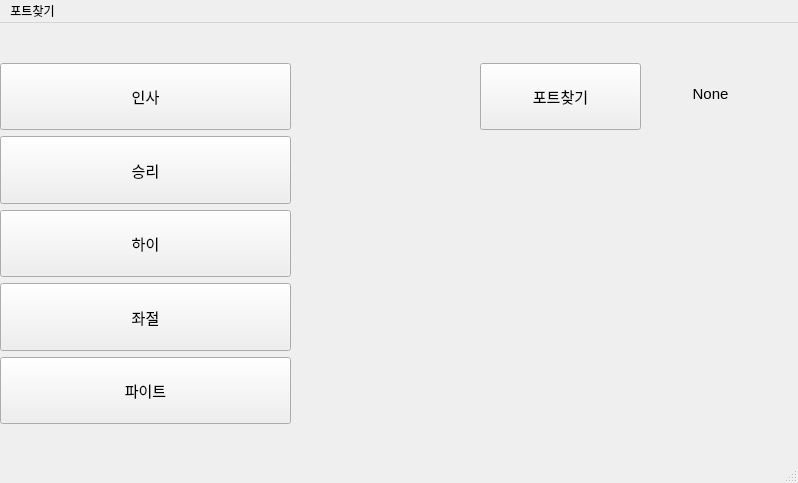
<?xml version="1.0" encoding="UTF-8"?>
<ui version="4.0">
 <class>MainWindow</class>
 <widget class="QMainWindow" name="MainWindow">
  <property name="geometry">
   <rect>
    <x>0</x>
    <y>0</y>
    <width>798</width>
    <height>483</height>
   </rect>
  </property>
  <property name="windowTitle">
   <string>휴머노이드 기본 제어</string>
  </property>
  <widget class="QWidget" name="centralwidget">
   <widget class="QWidget" name="verticalLayoutWidget">
    <property name="geometry">
     <rect>
      <x>0</x>
      <y>40</y>
      <width>291</width>
      <height>361</height>
     </rect>
    </property>
    <layout class="QVBoxLayout" name="verticalLayout">
     <item>
      <widget class="QPushButton" name="pushButton_1">
       <property name="sizePolicy">
        <sizepolicy hsizetype="Minimum" vsizetype="Expanding">
         <horstretch>0</horstretch>
         <verstretch>0</verstretch>
        </sizepolicy>
       </property>
       <property name="font">
        <font>
         <family>맑은 고딕</family>
         <pointsize>11</pointsize>
        </font>
       </property>
       <property name="text">
        <string>인사</string>
       </property>
      </widget>
     </item>
     <item>
      <widget class="QPushButton" name="pushButton_2">
       <property name="sizePolicy">
        <sizepolicy hsizetype="Minimum" vsizetype="Expanding">
         <horstretch>0</horstretch>
         <verstretch>0</verstretch>
        </sizepolicy>
       </property>
       <property name="font">
        <font>
         <family>맑은 고딕</family>
         <pointsize>11</pointsize>
        </font>
       </property>
       <property name="text">
        <string>승리</string>
       </property>
      </widget>
     </item>
     <item>
      <widget class="QPushButton" name="pushButton_3">
       <property name="sizePolicy">
        <sizepolicy hsizetype="Minimum" vsizetype="Expanding">
         <horstretch>0</horstretch>
         <verstretch>0</verstretch>
        </sizepolicy>
       </property>
       <property name="font">
        <font>
         <family>맑은 고딕</family>
         <pointsize>11</pointsize>
        </font>
       </property>
       <property name="text">
        <string>하이</string>
       </property>
      </widget>
     </item>
     <item>
      <widget class="QPushButton" name="pushButton_4">
       <property name="sizePolicy">
        <sizepolicy hsizetype="Minimum" vsizetype="Expanding">
         <horstretch>0</horstretch>
         <verstretch>0</verstretch>
        </sizepolicy>
       </property>
       <property name="font">
        <font>
         <family>맑은 고딕</family>
         <pointsize>11</pointsize>
        </font>
       </property>
       <property name="text">
        <string>좌절</string>
       </property>
      </widget>
     </item>
     <item>
      <widget class="QPushButton" name="pushButton_5">
       <property name="sizePolicy">
        <sizepolicy hsizetype="Minimum" vsizetype="Expanding">
         <horstretch>0</horstretch>
         <verstretch>0</verstretch>
        </sizepolicy>
       </property>
       <property name="font">
        <font>
         <family>맑은 고딕</family>
         <pointsize>11</pointsize>
        </font>
       </property>
       <property name="text">
        <string>파이트</string>
       </property>
      </widget>
     </item>
    </layout>
   </widget>
   <widget class="QPushButton" name="pushButton_6">
    <property name="geometry">
     <rect>
      <x>480</x>
      <y>40</y>
      <width>161</width>
      <height>67</height>
     </rect>
    </property>
    <property name="sizePolicy">
     <sizepolicy hsizetype="Minimum" vsizetype="Expanding">
      <horstretch>0</horstretch>
      <verstretch>0</verstretch>
     </sizepolicy>
    </property>
    <property name="font">
     <font>
      <family>맑은 고딕</family>
      <pointsize>11</pointsize>
     </font>
    </property>
    <property name="text">
     <string>포트찾기</string>
    </property>
   </widget>
   <widget class="QLabel" name="label">
    <property name="geometry">
     <rect>
      <x>480</x>
      <y>110</y>
      <width>231</width>
      <height>341</height>
     </rect>
    </property>
    <property name="sizePolicy">
     <sizepolicy hsizetype="Expanding" vsizetype="Expanding">
      <horstretch>0</horstretch>
      <verstretch>0</verstretch>
     </sizepolicy>
    </property>
    <property name="text">
     <string/>
    </property>
    <property name="pixmap">
     <pixmap>[크기변환]humanoid.PNG</pixmap>
    </property>
    <property name="scaledContents">
     <bool>true</bool>
    </property>
    <property name="alignment">
     <set>Qt::AlignCenter</set>
    </property>
   </widget>
   <widget class="QLabel" name="lblPort">
    <property name="geometry">
     <rect>
      <x>650</x>
      <y>50</y>
      <width>121</width>
      <height>41</height>
     </rect>
    </property>
    <property name="font">
     <font>
      <family>Arial</family>
      <pointsize>11</pointsize>
     </font>
    </property>
    <property name="text">
     <string>None</string>
    </property>
    <property name="alignment">
     <set>Qt::AlignCenter</set>
    </property>
   </widget>
  </widget>
  <widget class="QMenuBar" name="menubar">
   <property name="geometry">
    <rect>
     <x>0</x>
     <y>0</y>
     <width>798</width>
     <height>18</height>
    </rect>
   </property>
   <widget class="QMenu" name="menu">
    <property name="title">
     <string>포트찾기</string>
    </property>
    <addaction name="actionSerial_Port"/>
   </widget>
   <addaction name="menu"/>
  </widget>
  <widget class="QStatusBar" name="statusbar"/>
  <action name="actionSerial_Port">
   <property name="text">
    <string>Serial Port</string>
   </property>
  </action>
 </widget>
 <resources/>
 <connections/>
</ui>
